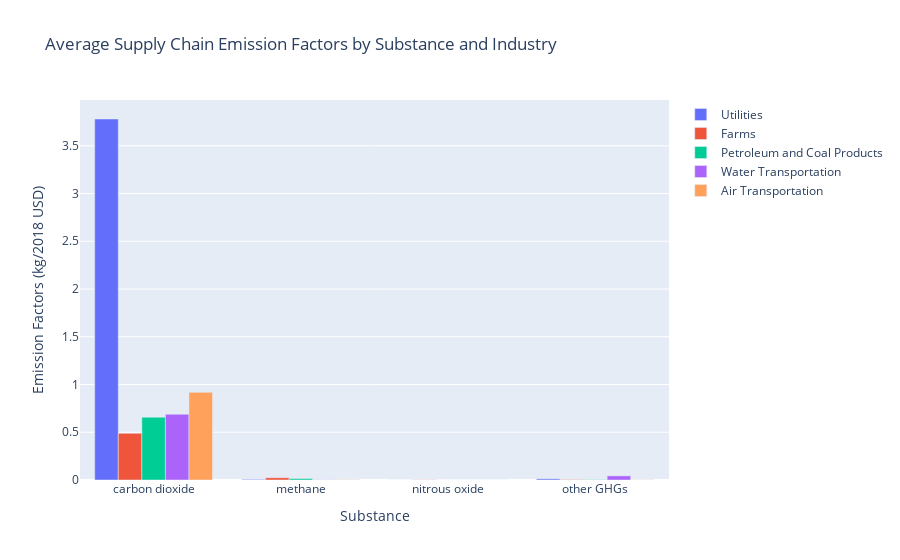

The cell this chart's notebook holds for it:
### Code cell
import pandas as pd
import plotly.graph_objs as go
import plotly.io as pio
import matplotlib.pyplot as plt
import seaborn as sns

# Read the CSV files
utilities_df = pd.read_csv('2016_ind.csv')
farms_df = pd.read_csv('frm_ind.csv')
petroleum_df = pd.read_csv('pet_ind.csv')
water_df = pd.read_csv('wat_ind.csv')
air_df = pd.read_csv('air_ind.csv')

# Plotly Bar Chart
def create_plotly_bar_chart():
    # Prepare data for bar chart
    substances = ['carbon dioxide', 'methane', 'nitrous oxide', 'other GHGs']
    industries = {
        'Utilities': utilities_df.groupby('Substance')['Supply Chain Emission Factors with Margins'].mean(),
        'Farms': farms_df.groupby('Substance')['Supply Chain Emission Factors with Margins'].mean(),
        'Petroleum and Coal Products': petroleum_df.groupby('Substance')['Supply Chain Emission Factors with Margins'].mean(),
        'Water Transportation': water_df.groupby('Substance')['Supply Chain Emission Factors with Margins'].mean(),
        'Air Transportation': air_df.groupby('Substance')['Supply Chain Emission Factors with Margins'].mean()
    }
    
    # Create bar chart
    fig = go.Figure()
    for industry, data in industries.items():
        fig.add_trace(go.Bar(
            x=substances,
            y=[data.get(substance, 0) for substance in substances],
            name=industry
        ))
    
    fig.update_layout(
        title='Average Supply Chain Emission Factors by Substance and Industry',
        xaxis_title='Substance',
        yaxis_title='Emission Factors (kg/2018 USD)',
        barmode='group'
    )
    
    # Save the plot
    pio.write_html(fig, file='emissions_bar_chart.html')
    fig.show()

# Matplotlib Heatmap
def create_matplotlib_heatmap():
    # Prepare data for heatmap
    heatmap_data = pd.DataFrame({
        'Utilities': utilities_df.groupby('Substance')['Supply Chain Emission Factors with Margins'].mean(),
        'Farms': farms_df.groupby('Substance')['Supply Chain Emission Factors with Margins'].mean(),
        'Petroleum and Coal Products': petroleum_df.groupby('Substance')['Supply Chain Emission Factors with Margins'].mean(),
        'Water Transportation': water_df.groupby('Substance')['Supply Chain Emission Factors with Margins'].mean(),
        'Air Transportation': air_df.groupby('Substance')['Supply Chain Emission Factors with Margins'].mean()
    }).T
    
    # Create heatmap
    plt.figure(figsize=(10, 6))
    sns.heatmap(heatmap_data, annot=True, cmap='YlOrRd', fmt='.3f')
    plt.title('Supply Chain Emission Factors Heatmap')
    plt.xlabel('Substances')
    plt.ylabel('Industries')
    plt.tight_layout()
    plt.savefig('emissions_heatmap.png')
    plt.show()

# Time Series Line Plot
def create_time_series_plot():
    # Prepare data for time series
    plt.figure(figsize=(12, 6))
    
    # Plot CO2 emissions over time for each industry
    plt.plot(utilities_df[utilities_df['Substance'] == 'carbon dioxide']['Year'], 
             utilities_df[utilities_df['Substance'] == 'carbon dioxide']['Supply Chain Emission Factors with Margins'], 
             label='Utilities CO2')
    plt.plot(farms_df[farms_df['Substance'] == 'carbon dioxide']['Year'], 
             farms_df[farms_df['Substance'] == 'carbon dioxide']['Supply Chain Emission Factors with Margins'], 
             label='Farms CO2')
    plt.plot(petroleum_df[petroleum_df['Substance'] == 'carbon dioxide']['Year'], 
             petroleum_df[petroleum_df['Substance'] == 'carbon dioxide']['Supply Chain Emission Factors with Margins'], 
             label='Petroleum CO2')
    
    plt.title('CO2 Emissions Over Time by Industry')
    plt.xlabel('Year')
    plt.ylabel('CO2 Emission Factors (kg/2018 USD)')
    plt.legend()
    plt.tight_layout()
    plt.savefig('co2_time_series.png')
    plt.show()

# Execute all visualization functions
create_plotly_bar_chart()
create_matplotlib_heatmap()
create_time_series_plot()

print("Visualizations have been created and saved.")

### Figure 1 — Plotly figure (JSON) as saved in the notebook; plotly's stock layout.template omitted (floating-point values rounded to 4 significant figures)
{"data": [{"name": "Utilities", "type": "bar", "x": ["carbon dioxide", "methane", "nitrous oxide", "other GHGs"], "y": [3.781, 0.006286, 0, 0.01243]}, {"name": "Farms", "type": "bar", "x": ["carbon dioxide", "methane", "nitrous oxide", "other GHGs"], "y": [0.4883, 0.02357, 0.002143, 0.004143]}, {"name": "Petroleum and Coal Products", "type": "bar", "x": ["carbon dioxide", "methane", "nitrous oxide", "other GHGs"], "y": [0.6573, 0.01471, 0, 0.003429]}, {"name": "Water Transportation", "type": "bar", "x": ["carbon dioxide", "methane", "nitrous oxide", "other GHGs"], "y": [0.6886, 0.002429, 0, 0.04329]}, {"name": "Air Transportation", "type": "bar", "x": ["carbon dioxide", "methane", "nitrous oxide", "other GHGs"], "y": [0.9177, 0.002857, 0, 0.002]}], "layout": {"barmode": "group", "title": {"text": "Average Supply Chain Emission Factors by Substance and Industry"}, "xaxis": {"title": {"text": "Substance"}}, "yaxis": {"title": {"text": "Emission Factors (kg/2018 USD)"}}}}
